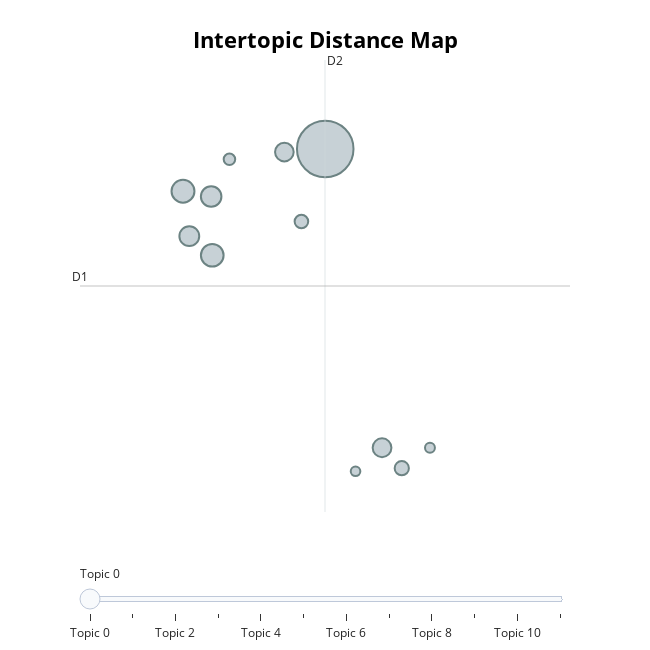

Source (notebook cell):
### Code cell
variable_topic_model.visualize_topics()

### Figure 1 — Plotly figure (JSON) as saved in the notebook; plotly's stock layout.template omitted (floating-point values rounded to 4 significant figures)
{"data": [{"customdata": [[0, "return | def | if | this | code", 553], [1, "test | assert | function | that | unit", 91], [2, "numbers | list | import | of | numpy", 89], [3, "os | hostname | the | import | newnametxt", 73], [4, "list | of | the | height | value", 68], [5, "file | line | fileclose | as | content", 61], [6, "class | initself | def | name | breed", 60], [7, "users | sqlite3connectmydatabasedb | cursor | cursorexecuteselect | age", 35], [8, "customers | select | table | users | id", 32], [9, "class | pass | myclass | abc | abstractmethod", 23], [10, "users | cursor | products | dbcursor | table", 17], [11, "image | pil | imageopenimagejpg | an | from", 16]], "hovertemplate": "<b>Topic %{customdata[0]}</b><br>%{customdata[1]}<br>Size: %{customdata[2]}", "legendgroup": "", "marker": {"color": "#B0BEC5", "line": {"color": "DarkSlateGrey", "width": 2}, "size": [553, 91, 89, 73, 68, 61, 60, 35, 32, 23, 17, 16], "sizemode": "area", "sizeref": 0.3456, "symbol": "circle"}, "mode": "markers", "name": "", "orientation": "v", "showlegend": false, "type": "scatter", "x": [10.22, 8.47, 8.831, 8.818, 8.548, 10.93, 9.721, 11.17, 9.931, 9.043, 11.52, 10.6], "xaxis": "x", "y": [12.77, 11.86, 10.48, 11.75, 10.89, 6.343, 12.7, 5.903, 11.21, 12.55, 6.343, 5.836], "yaxis": "y"}], "layout": {"annotations": [{"showarrow": false, "text": "D1", "x": 7.2, "y": 9.822, "yshift": 10}, {"showarrow": false, "text": "D2", "x": 10.22, "xshift": 10, "y": 14.68}], "height": 650, "hoverlabel": {"bgcolor": "white", "font": {"family": "Rockwell", "size": 16}}, "legend": {"itemsizing": "constant", "tracegroupgap": 0}, "margin": {"t": 60}, "shapes": [{"line": {"color": "#CFD8DC", "width": 2}, "type": "line", "x0": 10.22, "x1": 10.22, "y0": 4.96, "y1": 14.68}, {"line": {"color": "#9E9E9E", "width": 2}, "type": "line", "x0": 7.2, "x1": 13.24, "y0": 9.822, "y1": 9.822}], "sliders": [{"active": 0, "pad": {"t": 50}, "steps": [{"args": [{"marker.color": [["red", "#B0BEC5", "#B0BEC5", "#B0BEC5", "#B0BEC5", "#B0BEC5", "#B0BEC5", "#B0BEC5", "#B0BEC5", "#B0BEC5", "#B0BEC5", "#B0BEC5"]]}], "label": "Topic 0", "method": "update"}, {"args": [{"marker.color": [["#B0BEC5", "red", "#B0BEC5", "#B0BEC5", "#B0BEC5", "#B0BEC5", "#B0BEC5", "#B0BEC5", "#B0BEC5", "#B0BEC5", "#B0BEC5", "#B0BEC5"]]}], "label": "Topic 1", "method": "update"}, {"args": [{"marker.color": [["#B0BEC5", "#B0BEC5", "red", "#B0BEC5", "#B0BEC5", "#B0BEC5", "#B0BEC5", "#B0BEC5", "#B0BEC5", "#B0BEC5", "#B0BEC5", "#B0BEC5"]]}], "label": "Topic 2", "method": "update"}, {"args": [{"marker.color": [["#B0BEC5", "#B0BEC5", "#B0BEC5", "red", "#B0BEC5", "#B0BEC5", "#B0BEC5", "#B0BEC5", "#B0BEC5", "#B0BEC5", "#B0BEC5", "#B0BEC5"]]}], "label": "Topic 3", "method": "update"}, {"args": [{"marker.color": [["#B0BEC5", "#B0BEC5", "#B0BEC5", "#B0BEC5", "red", "#B0BEC5", "#B0BEC5", "#B0BEC5", "#B0BEC5", "#B0BEC5", "#B0BEC5", "#B0BEC5"]]}], "label": "Topic 4", "method": "update"}, {"args": [{"marker.color": [["#B0BEC5", "#B0BEC5", "#B0BEC5", "#B0BEC5", "#B0BEC5", "red", "#B0BEC5", "#B0BEC5", "#B0BEC5", "#B0BEC5", "#B0BEC5", "#B0BEC5"]]}], "label": "Topic 5", "method": "update"}, {"args": [{"marker.color": [["#B0BEC5", "#B0BEC5", "#B0BEC5", "#B0BEC5", "#B0BEC5", "#B0BEC5", "red", "#B0BEC5", "#B0BEC5", "#B0BEC5", "#B0BEC5", "#B0BEC5"]]}], "label": "Topic 6", "method": "update"}, {"args": [{"marker.color": [["#B0BEC5", "#B0BEC5", "#B0BEC5", "#B0BEC5", "#B0BEC5", "#B0BEC5", "#B0BEC5", "red", "#B0BEC5", "#B0BEC5", "#B0BEC5", "#B0BEC5"]]}], "label": "Topic 7", "method": "update"}, {"args": [{"marker.color": [["#B0BEC5", "#B0BEC5", "#B0BEC5", "#B0BEC5", "#B0BEC5", "#B0BEC5", "#B0BEC5", "#B0BEC5", "red", "#B0BEC5", "#B0BEC5", "#B0BEC5"]]}], "label": "Topic 8", "method": "update"}, {"args": [{"marker.color": [["#B0BEC5", "#B0BEC5", "#B0BEC5", "#B0BEC5", "#B0BEC5", "#B0BEC5", "#B0BEC5", "#B0BEC5", "#B0BEC5", "red", "#B0BEC5", "#B0BEC5"]]}], "label": "Topic 9", "method": "update"}, {"args": [{"marker.color": [["#B0BEC5", "#B0BEC5", "#B0BEC5", "#B0BEC5", "#B0BEC5", "#B0BEC5", "#B0BEC5", "#B0BEC5", "#B0BEC5", "#B0BEC5", "red", "#B0BEC5"]]}], "label": "Topic 10", "method": "update"}, {"args": [{"marker.color": [["#B0BEC5", "#B0BEC5", "#B0BEC5", "#B0BEC5", "#B0BEC5", "#B0BEC5", "#B0BEC5", "#B0BEC5", "#B0BEC5", "#B0BEC5", "#B0BEC5", "red"]]}], "label": "Topic 11", "method": "update"}]}], "title": {"font": {"color": "Black", "size": 22}, "text": "<b>Intertopic Distance Map</b>", "x": 0.5, "xanchor": "center", "y": 0.95, "yanchor": "top"}, "width": 650, "xaxis": {"anchor": "y", "domain": [0, 1], "range": [7.2, 13.24], "title": {"text": ""}, "visible": false}, "yaxis": {"anchor": "x", "domain": [0, 1], "range": [4.96, 14.68], "title": {"text": ""}, "visible": false}}}
